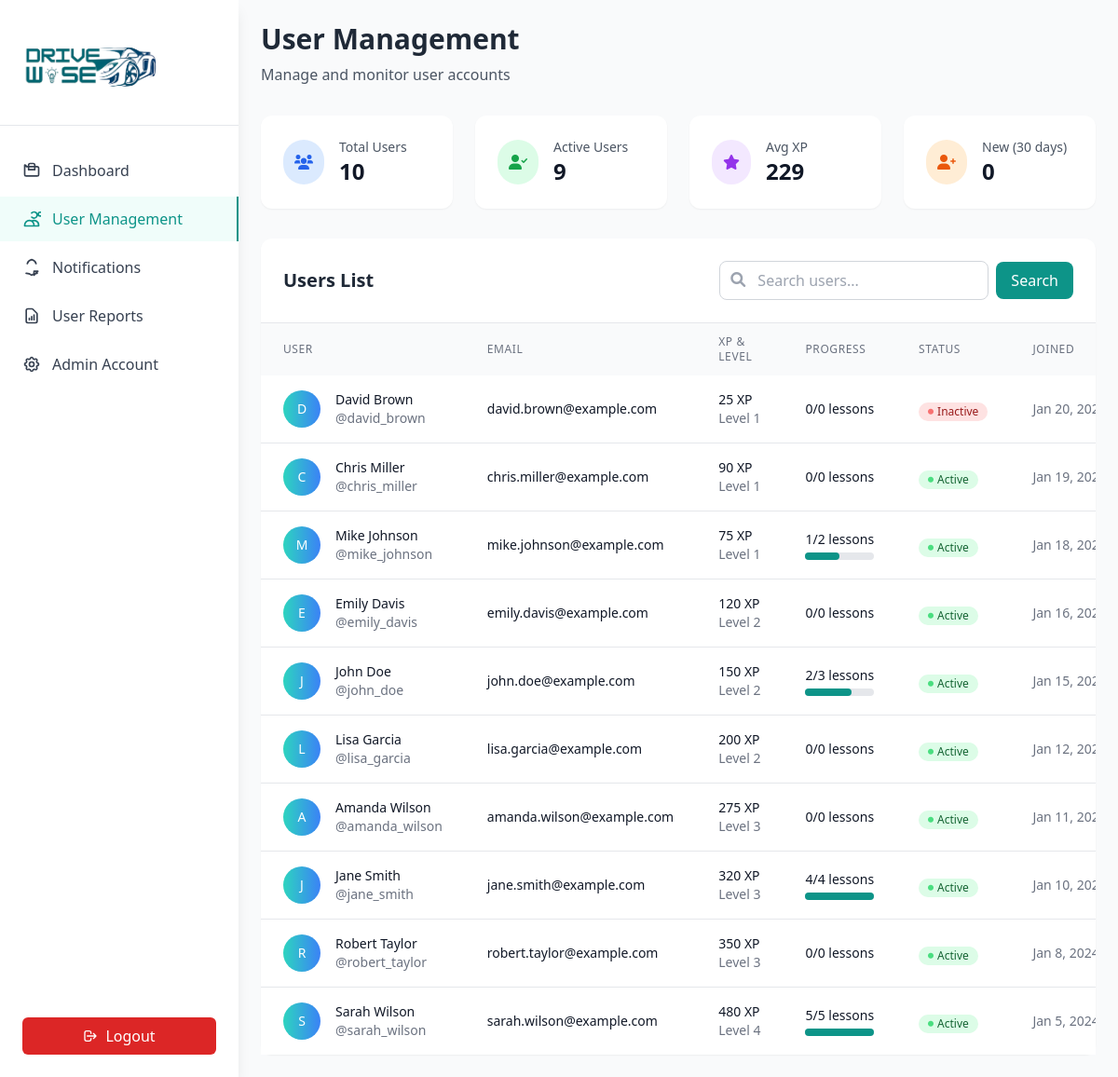
Page /users.php (signed in) on the committed database.
### tables this page shows
CREATE TABLE `users` (
  `id` int(11) NOT NULL,
  `username` varchar(50) NOT NULL,
  `email` varchar(100) NOT NULL,
  `password_hash` varchar(255) NOT NULL,
  `first_name` varchar(50) DEFAULT NULL,
  `last_name` varchar(50) DEFAULT NULL,
  `xp_points` int(11) DEFAULT 0,
  `level` int(11) DEFAULT 1,
  `is_active` tinyint(1) DEFAULT 1,
  `created_at` timestamp NOT NULL DEFAULT current_timestamp(),
  `updated_at` timestamp NOT NULL DEFAULT current_timestamp() ON UPDATE current_timestamp(),
  `last_login` timestamp NULL DEFAULT NULL,
  `profile_image` varchar(255) DEFAULT NULL,
  `phone` varchar(20) DEFAULT NULL,
  `date_of_birth` date DEFAULT NULL,
  `address` text DEFAULT NULL,
  `city` varchar(100) DEFAULT NULL,
  `state` varchar(100) DEFAULT NULL,
  `country` varchar(100) DEFAULT NULL,
  `postal_code` varchar(20) DEFAULT NULL
);

### users.php (the view, shortened to what this page needs)
<?php
require_once 'includes/auth.php';
$limit = 10;
$page = isset($_GET['page']) ? (int)$_GET['page'] : 1;
$offset = ($page - 1) * $limit;
$search = isset($_GET['search']) ? trim($_GET['search']) : '';
$searchCondition = '';
$searchParams = [];
$countQuery = "SELECT COUNT(*) FROM users u $searchCondition";
$countStmt = $pdo->prepare($countQuery);
$countStmt->execute($searchParams);
$totalUsers = $countStmt->fetchColumn();
$query = "SELECT
    u.id,
    u.username,
    u.email,
    u.first_name,
    u.last_name,
    u.xp_points,
    u.level,
    u.created_at,
    u.last_login,
    u.is_active,
    COUNT(DISTINCT ul.id) as total_lessons,
    COUNT(DISTINCT CASE WHEN ul.completed = 1 THEN ul.id END) as completed_lessons
FROM users u
LEFT JOIN user_lessons ul ON u.id = ul.user_id
$searchCondition
GROUP BY u.id
ORDER BY u.created_at DESC
LIMIT :limit OFFSET :offset";
$stmt = $pdo->prepare($query);
$stmt->bindValue(':limit', $limit, PDO::PARAM_INT);
$stmt->bindValue(':offset', $offset, PDO::PARAM_INT);
$stmt->execute();
$users = $stmt->fetchAll(PDO::FETCH_ASSOC);
?>
<!DOCTYPE html>
<html lang="en">
<head>
    <script src="https://cdn.tailwindcss.com"></script>
    <link rel="stylesheet" href="https://cdnjs.cloudflare.com/ajax/libs/font-awesome/6.0.0/css/all.min.css">
</head>
<body class="bg-gray-50">
    <?php include 'includes/sidebar.php'; ?>
    <div class="ml-64 p-6">
        <div class="mb-8">
            <h1 class="text-3xl font-bold text-gray-800">User Management</h1>
            <p class="text-gray-600 mt-2">Manage and monitor user accounts</p>
        </div>
        <div class="grid grid-cols-1 md:grid-cols-4 gap-6 mb-8">
            <div class="bg-white rounded-xl shadow-sm p-6">
                <div class="flex items-center">
                    <div class="p-3 bg-blue-100 rounded-full">
                        <i class="fas fa-users text-blue-600"></i>
                    </div>
                    <div class="ml-4">
                        <p class="text-sm font-medium text-gray-600">Total Users</p>
                        <p class="text-2xl font-bold text-gray-900"><?php echo number_format($totalUsers); ?></p>
                    </div>
                </div>
            </div>
            <?php
            $activeUsersQuery = "SELECT COUNT(*) FROM users WHERE is_active = 1";
            $activeUsersStmt = $pdo->query($activeUsersQuery);
            $activeUsers = $activeUsersStmt->fetchColumn();
            $avgXpQuery = "SELECT AVG(xp_points) FROM users WHERE is_active = 1";
            $avgXpStmt = $pdo->query($avgXpQuery);
            $avgXp = round($avgXpStmt->fetchColumn());
            $newUsersQuery = "SELECT COUNT(*) FROM users WHERE created_at >= DATE_SUB(NOW(), INTERVAL 30 DAY)";
            $newUsersStmt = $pdo->query($newUsersQuery);
            $newUsers = $newUsersStmt->fetchColumn();
            ?>
            <div class="bg-white rounded-xl shadow-sm p-6">
                <div class="flex items-center">
                    <div class="p-3 bg-green-100 rounded-full">
                        <i class="fas fa-user-check text-green-600"></i>
                    </div>
                    <div class="ml-4">
                        <p class="text-sm font-medium text-gray-600">Active Users</p>
                        <p class="text-2xl font-bold text-gray-900"><?php echo number_format($activeUsers); ?></p>
                    </div>
                </div>
            </div>
            <div class="bg-white rounded-xl shadow-sm p-6">
                <div class="flex items-center">
                    <div class="p-3 bg-purple-100 rounded-full">
                        <i class="fas fa-star text-purple-600"></i>
                    </div>
                    <div class="ml-4">
                        <p class="text-sm font-medium text-gray-600">Avg XP</p>
                        <p class="text-2xl font-bold text-gray-900"><?php echo number_format($avgXp); ?></p>
                    </div>
                </div>
            </div>
            <div class="bg-white rounded-xl shadow-sm p-6">
                <div class="flex items-center">
                    <div class="p-3 bg-orange-100 rounded-full">
                        <i class="fas fa-user-plus text-orange-600"></i>
                    </div>
                    <div class="ml-4">
                        <p class="text-sm font-medium text-gray-600">New (30 days)</p>
                        <p class="text-2xl font-bold text-gray-900"><?php echo number_format($newUsers); ?></p>
                    </div>
                </div>
            </div>
        </div>
        <div class="bg-white rounded-xl shadow-sm">
            <div class="p-6 border-b border-gray-200">
                <div class="flex flex-col sm:flex-row sm:items-center sm:justify-between">
                    <h2 class="text-xl font-semibold text-gray-800">Users List</h2>
                    <div class="mt-4 sm:mt-0">
                        <form method="GET" class="flex items-center space-x-2">
                            <div class="relative">
                                <input
                                    type="text"
                                    name="search"
                                    value="<?php echo htmlspecialchars($search); ?>"
                                    placeholder="Search users..."
                                    class="pl-10 pr-4 py-2 border border-gray-300 rounded-lg focus:ring-2 focus:ring-teal-500 focus:border-transparent"
                                >
                                <i class="fas fa-search absolute left-3 top-3 text-gray-400"></i>
                            </div>
                            <button type="submit" class="bg-teal-600 text-white px-4 py-2 rounded-lg hover:bg-teal-700">
                                Search
                            </button>
                        </form>
                    </div>
                </div>
            </div>
            <div class="overflow-x-auto">
                <table class="w-full">
                    <thead class="bg-gray-50">
                        <tr>
                            <th class="px-6 py-3 text-left text-xs font-medium text-gray-500 uppercase tracking-wider">User</th>
                            <th class="px-6 py-3 text-left text-xs font-medium text-gray-500 uppercase tracking-wider">Email</th>
                            <th class="px-6 py-3 text-left text-xs font-medium text-gray-500 uppercase tracking-wider">XP & Level</th>
                            <th class="px-6 py-3 text-left text-xs font-medium text-gray-500 uppercase tracking-wider">Progress</th>
                            <th class="px-6 py-3 text-left text-xs font-medium text-gray-500 uppercase tracking-wider">Status</th>
                            <th class="px-6 py-3 text-left text-xs font-medium text-gray-500 uppercase tracking-wider">Joined</th>
                        </tr>
                    </thead>
                    <tbody class="bg-white divide-y divide-gray-200">
                        <?php foreach ($users as $user): ?>
                            <tr class="hover:bg-gray-50">
                                <td class="px-6 py-4 whitespace-nowrap">
                                    <div class="flex items-center">
                                        <div class="flex-shrink-0 h-10 w-10">
                                            <div class="h-10 w-10 rounded-full bg-gradient-to-r from-teal-400 to-blue-500 flex items-center justify-center">
                                                <span class="text-white font-medium text-sm">
                                                    <?php echo strtoupper(substr($user['first_name'] ?: $user['username'], 0, 1)); ?>
                                                </span>
                                            </div>
                                        </div>
                                        <div class="ml-4">
                                            <div class="text-sm font-medium text-gray-900">
                                                <?php echo htmlspecialchars($user['first_name'] . ' ' . $user['last_name']); ?>
                                            </div>
                                            <div class="text-sm text-gray-500">@<?php echo htmlspecialchars($user['username']); ?></div>
                                        </div>
                                    </div>
                                </td>
                                <td class="px-6 py-4 whitespace-nowrap">
                                    <div class="text-sm text-gray-900"><?php echo htmlspecialchars($user['email']); ?></div>
                                </td>
                                <td class="px-6 py-4 whitespace-nowrap">
                                    <div class="text-sm font-medium text-gray-900">
                                        <?php echo number_format($user['xp_points']); ?> XP
                                    </div>
                                    <div class="text-sm text-gray-500">Level <?php echo $user['level']; ?></div>
                                </td>
                                <td class="px-6 py-4 whitespace-nowrap">
                                    <div class="text-sm text-gray-900">
                                        <?php echo $user['completed_lessons']; ?>/<?php echo $user['total_lessons']; ?> lessons
                                    </div>
                                    <?php if ($user['total_lessons'] > 0): ?>
                                        <div class="w-full bg-gray-200 rounded-full h-2 mt-1">
                                            <div class="bg-teal-600 h-2 rounded-full" style="width: <?php echo ($user['completed_lessons'] / $user['total_lessons']) * 100; ?>%"></div>
                                        </div>
                                    <?php endif; ?>
                                </td>
                                <td class="px-6 py-4 whitespace-nowrap">
                                    <?php if ($user['is_active']): ?>
                                        <span class="inline-flex items-center px-2.5 py-0.5 rounded-full text-xs font-medium bg-green-100 text-green-800">
                                            <i class="fas fa-circle text-green-400 mr-1" style="font-size: 6px;"></i>
                                            Active
                                        </span>
                                    <?php else: ?>
                                        <span class="inline-flex items-center px-2.5 py-0.5 rounded-full text-xs font-medium bg-red-100 text-red-800">
                                            <i class="fas fa-circle text-red-400 mr-1" style="font-size: 6px;"></i>
                                            Inactive
                                        </span>
                                    <?php endif; ?>
                                </td>
                                <td class="px-6 py-4 whitespace-nowrap text-sm text-gray-500">
                                    <?php echo date('M j, Y', strtotime($user['created_at'])); ?>
                                </td>
                            </tr>
                        <?php endforeach; ?>
                    </tbody>
                </table>
            </div>
        </div>
    </div>
</body>
</html>

### includes/sidebar.php (shortened to what this page needs)
<?php
$current_page = basename($_SERVER['PHP_SELF'], '.php');
?>
<div class="bg-white h-screen w-64 fixed left-0 top-0 shadow-lg">
    <div class="p-6 border-b">
        <img src="img/drivewiseLogo.png" alt="DriveWise Logo" width="150" />
    </div>
    <nav class="mt-6">
        <ul class="space-y-1">
            <li>
                <a href="dashboard.php" class="flex items-center px-6 py-3 text-gray-700 hover:bg-teal-50 hover:text-teal-600 transition-colors <?php echo $current_page == 'dashboard' ? 'bg-teal-50 text-teal-600 border-r-2 border-teal-600' : ''; ?>">
                    Dashboard
                </a>
            </li>
            <li>
                <a href="users.php" class="flex items-center px-6 py-3 text-gray-700 hover:bg-teal-50 hover:text-teal-600 transition-colors <?php echo $current_page == 'users' ? 'bg-teal-50 text-teal-600 border-r-2 border-teal-600' : ''; ?>">
                    <svg class="w-5 h-5 mr-3" fill="none" stroke="currentColor" viewBox="0 0 24 24">
                        <path stroke-linecap="round" stroke-linejoin="round" stroke-width="2" d="M12 4.354a4 4 0 110 5.292M15 21H3v-1a6 6 0 0112 0v1zm0 0h6v-1a6 6 0 00-9-5.197m13.5-9a2.5 2.5 0 11-5 0 2.5 2.5 0 015 0z"></path>
                    </svg>
                    User Management
                </a>
            </li>
            <li>
                <a href="notifications.php" class="flex items-center px-6 py-3 text-gray-700 hover:bg-teal-50 hover:text-teal-600 transition-colors <?php echo $current_page == 'notifications' ? 'bg-teal-50 text-teal-600 border-r-2 border-teal-600' : ''; ?>">
                    <svg class="w-5 h-5 mr-3" fill="none" stroke="currentColor" viewBox="0 0 24 24">
                        <path stroke-linecap="round" stroke-linejoin="round" stroke-width="2" d="M15 17h5l-5 5v-5zM4.868 19.718A10.951 10.951 0 0112 22a10.951 10.951 0 017.132-2.282M6.339 7.208A7.5 7.5 0 0112 2a7.5 7.5 0 015.661 5.208"></path>
                    </svg>
                    Notifications
                </a>
            </li>
            <li>
                <a href="reports.php" class="flex items-center px-6 py-3 text-gray-700 hover:bg-teal-50 hover:text-teal-600 transition-colors <?php echo $current_page == 'reports' ? 'bg-teal-50 text-teal-600 border-r-2 border-teal-600' : ''; ?>">
                    <svg class="w-5 h-5 mr-3" fill="none" stroke="currentColor" viewBox="0 0 24 24">
                        <path stroke-linecap="round" stroke-linejoin="round" stroke-width="2" d="M9 17v-2m3 2v-4m3 4v-6m2 10H7a2 2 0 01-2-2V5a2 2 0 012-2h5.586a1 1 0 01.707.293l5.414 5.414a1 1 0 01.293.707V19a2 2 0 01-2 2z"></path>
                    </svg>
                    User Reports
                </a>
            </li>
            <li>
                <a href="account.php" class="flex items-center px-6 py-3 text-gray-700 hover:bg-teal-50 hover:text-teal-600 transition-colors <?php echo $current_page == 'account' ? 'bg-teal-50 text-teal-600 border-r-2 border-teal-600' : ''; ?>">
                    Admin Account
                </a>
            </li>
        </ul>
    </nav>
    <div class="absolute bottom-6 left-6 right-6">
        <a href="logout.php" class="flex items-center justify-center px-4 py-2 bg-red-600 text-white rounded-md hover:bg-red-700 transition-colors">
            <svg class="w-4 h-4 mr-2" fill="none" stroke="currentColor" viewBox="0 0 24 24">
                <path stroke-linecap="round" stroke-linejoin="round" stroke-width="2" d="M17 16l4-4m0 0l-4-4m4 4H7m6 4v1a3 3 0 01-3 3H6a3 3 0 01-3-3V7a3 3 0 013-3h4a3 3 0 013 3v1"></path>
            </svg>
            Logout
        </a>
    </div>
</div>

### rows in the picture
users: first_name "D", first_name+last_name "David Brown", username "david_brown", email "david.brown@example.com", xp_points "25", level "1", completed_lessons "0", total_lessons "0", is_active 0 (drawn), created_at "Jan 20,…"
users: first_name "C", first_name+last_name "Chris Miller", username "chris_miller", email "chris.miller@example.com", xp_points "90", level "1", completed_lessons "0", total_lessons "0", is_active 1 (drawn), created_at "Jan 19,…"
users: first_name "M", first_name+last_name "Mike Johnson", username "mike_johnson", email "mike.johnson@example.com", xp_points "75", level "1", completed_lessons "1", total_lessons "2", is_active 1 (drawn), created_at "Jan 18,…"
users: first_name "E", first_name+last_name "Emily Davis", username "emily_davis", email "emily.davis@example.com", xp_points "120", level "2", completed_lessons "0", total_lessons "0", is_active 1 (drawn), created_at "Jan 16,…"
users: first_name "J", first_name+last_name "John Doe", username "john_doe", email "john.doe@example.com", xp_points "150", level "2", completed_lessons "2", total_lessons "3", is_active 1 (drawn), created_at "Jan 15,…"
users: first_name "L", first_name+last_name "Lisa Garcia", username "lisa_garcia", email "lisa.garcia@example.com", xp_points "200", level "2", completed_lessons "0", total_lessons "0", is_active 1 (drawn), created_at "Jan 12,…"
users: first_name "A", first_name+last_name "Amanda Wilson", username "amanda_wilson", email "amanda.wilson@example.com", xp_points "275", level "3", completed_lessons "0", total_lessons "0", is_active 1 (drawn), created_at "Jan 11,…"
users: first_name "J", first_name+last_name "Jane Smith", username "jane_smith", email "jane.smith@example.com", xp_points "320", level "3", completed_lessons "4", total_lessons "4", is_active 1 (drawn), created_at "Jan 10,…"
users: first_name "R", first_name+last_name "Robert Taylor", username "robert_taylor", email "robert.taylor@example.com", xp_points "350", level "3", completed_lessons "0", total_lessons "0", is_active 1 (drawn), created_at "Jan 8,…"
users: first_name "S", first_name+last_name "Sarah Wilson", username "sarah_wilson", email "sarah.wilson@example.com", xp_points "480", level "4", completed_lessons "5", total_lessons "5", is_active 1 (drawn), created_at "Jan 5,…"

### other values in the picture
$totalUsers "10"
$activeUsers "9"
$avgXp "229"
$newUsers "0"
